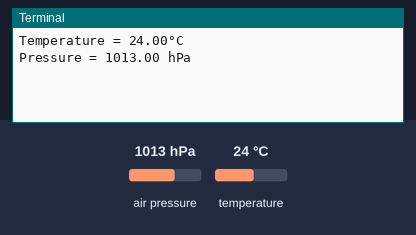
A program run on a simulated Raspberry Pi (BCM pin numbers). Shown: the last lines printed to the terminal. Inputs (shaded band) come from the test bench; at power-on: air pressure 1013 hPa, temperature 24 °C.

Above: at 1.2 s.
1.3 s: air pressure set to 952 hPa
At 4.9 s:
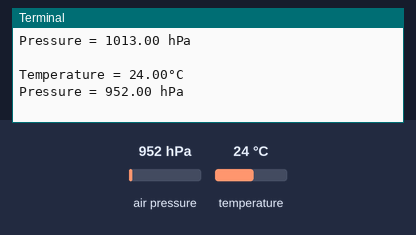
6.3 s: temperature set to 12 °C
At 9.3 s:
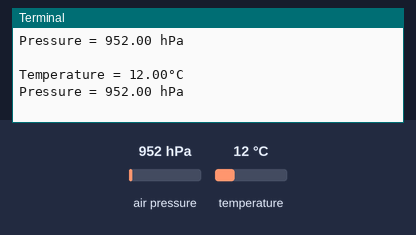
11.3 s: air pressure set to 975 hPa
At 12.4 s:
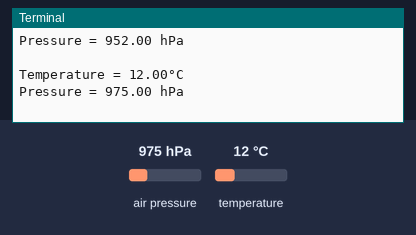
Timing chart, 0 to 14.3 s (numbered marks = the images above; inputs shaded):
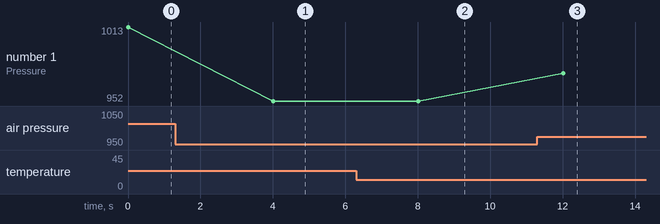

The program:

bmp_280.py
```python
import time
from bmp280 import BMP280
import smbus
bus = smbus.SMBus(1)
bmp280 = BMP280(i2c_dev=bus)

while True:
          temperature = bmp280.get_temperature()
          pressure = bmp280.get_pressure()
          degree_sign = u"\N{DEGREE SIGN}"
          format_temp = "{:.2f}".format(temperature)
          print('Temperature = ' + format_temp + degree_sign + 'C')
          format_press = "{:.2f}".format(pressure)
          print('Pressure = ' + format_press + ' hPa \n')
          time.sleep(4)
```

Measured:
- after the input at 1.3 s, the terminal: prints a new line after 2.7 s (image 1)
- after the input at 6.3 s, the terminal: prints a new line after 1.7 s (image 2)
- after the input at 11.3 s, the terminal: prints a new line after 0.71 s (image 3)
- plotted number 1: 1013 → 952 after the input at 1.3 s, 952 → 975 after the input at 11.3 s
